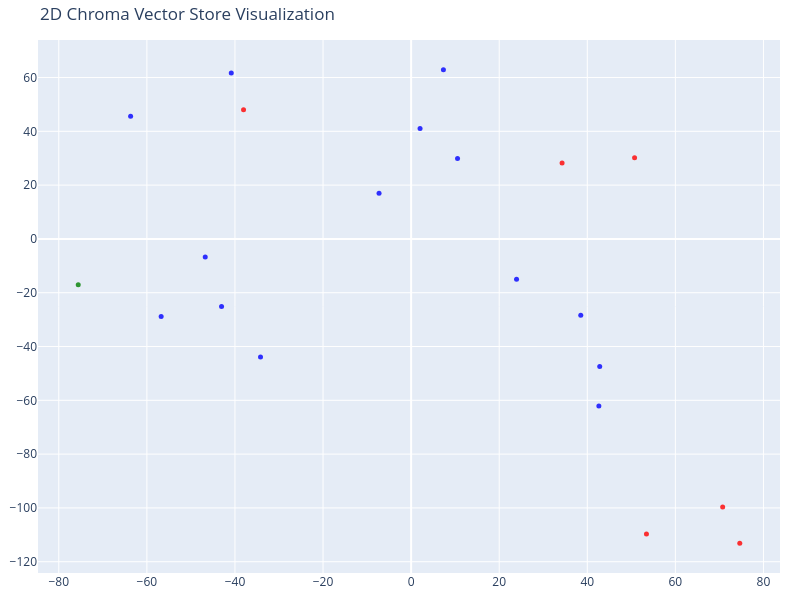

Here is the notebook cell this chart was saved with:
### Code cell
#visualize using t-sne
#pip install --upgrade nbformat
tsne = TSNE(n_components=2, random_state=42, perplexity=5)
#perplexity tells the algorithm how many "nearest neighbors" to look at when trying to cluster your data points together
#n-components tells the algorithm how many dimensions you want your final output to have
#random_state is used to make your results reproducible. The t-SNE algorithm is a bit chaotic

reduced_vectors = tsne.fit_transform(vectors)

#scatter plot
fig = go.Figure(data=[go.Scatter(
    x=reduced_vectors[:, 0],
    y=reduced_vectors[:, 1],
    mode='markers',
    marker=dict(size=5, color=colors, opacity=0.8),
    text=[f"Type: {t}<br>Text: {d[:100]}..." for t, d in zip(doc_types, documents)],
    hoverinfo='text'
)])

fig.update_layout(title='2D Chroma Vector Store Visualization',
    scene=dict(xaxis_title='x',yaxis_title='y'),
    width=800,
    height=600,
    margin=dict(r=20, b=10, l=10, t=40)
)

fig.show()

### Figure 1 — Plotly figure (JSON) as saved in the notebook; plotly's stock layout.template omitted (floating-point values rounded to 4 significant figures)
{"data": [{"hoverinfo": "text", "marker": {"color": ["blue", "blue", "blue", "blue", "blue", "blue", "blue", "blue", "blue", "blue", "blue", "blue", "blue", "blue", "green", "red", "red", "red", "red", "red", "red"], "opacity": 0.8, "size": 5}, "mode": "markers", "text": ["Type: company<br>Text: # About RivanCyber\n\n**Cisco • CompTIA • CCNA • CCNP • Fullstack** *Flexible Weekend & Evening Schedu...", "Type: company<br>Text: ### 👁️ Vision\nTo be the leading catalyst for tech talent acceleration in Southeast Asia, recognized ...", "Type: company<br>Text: ---\n\n### 💡 Why Choose Us?\n\n* **Practitioner-Led Instruction:** Training is conducted exclusively by ...", "Type: company<br>Text: ---\n\n### ⚖️ Our Core Values\n\n* **Excellence:** We maintain the highest standards in our curriculum, ...", "Type: company<br>Text: ---\n\n### 👥 Who We Serve\n\n* **Career Switchers:** Individuals looking to break into the lucrative fie...", "Type: company<br>Text: # Training Programs and Courses\n\nRivan offers specialized training tracks designed to equip students...", "Type: company<br>Text: * **🌐 Network Training & Automation:** Master the fundamentals and advanced concepts of routing, swi...", "Type: company<br>Text: * **💻 Software Development:** Build clean, scalable, production-grade applications[cite: 2]. Gain ha...", "Type: company<br>Text: ---\n\n### 📚 Detailed Course Catalog\n\n#### Network Training & Automation\n* **CCNA (200-301 CCNA v1.1):...", "Type: company<br>Text: #### Software Development & IT Management\n* **Full Stack Development:** Front end to back end: React...", "Type: company<br>Text: Programs include effective reviewers and dedicated practical labs optimized for certification prepar...", "Type: company<br>Text: ---\n\n### 📋 Class Policies & Availability\n\n* **Batch Limitations:** To ensure a quality hands-on expe...", "Type: company<br>Text: # Company Overview\n\nRivan is an established IT training provider with a 26-year track record in the ...", "Type: company<br>Text: ### Trusted Partners and Clients\nRivan is trusted by learners and teams across major technology bran...", "Type: contacts<br>Text: # Contact Information\n\nFor inquiries regarding training schedules, program details, and batch reserv...", "Type: services<br>Text: # Services & Special Offers\n\nWe supply enterprise-grade hardware from industry-leading tech brands—b...", "Type: services<br>Text: ---\n\n### 🌐 Products We Supply (Philippines)\n\n#### 1. Cisco Enterprise Networking\n* **Catalyst Series...", "Type: services<br>Text: #### 2. Cisco Meraki (Cloud-Managed)\n* **Security & SD-WAN Appliances:**\n  * **MX64 Security Applian...", "Type: services<br>Text: #### 4. Fortinet Solutions\n* **FortiGate Series:**\n  * **FortiGate 60E Firewall** (Next-Gen Firewall...", "Type: services<br>Text: ---\n\n### 🏗️ Infrastructure & Equipment Services\n\n* **Real Enterprise Gear:** Students and corporate ...", "Type: services<br>Text: ---\n\n### 🎁 Special Training Perks\n\n* **🔄 2-Year Sit-in Validity:** We support long-term mastery. Off..."], "type": "scatter", "x": [-56.76, 7.33, 10.54, 2.026, -7.286, -46.75, 42.82, 38.52, 42.63, 23.94, -40.83, -63.69, -43.04, -34.19, -75.59, 50.74, 53.43, 70.74, 74.62, 34.28, -38.05], "y": [-28.83, 62.88, 29.86, 41.08, 16.97, -6.735, -47.41, -28.38, -62.12, -15.03, 61.7, 45.57, -25.14, -43.9, -17.05, 30.2, -109.7, -99.7, -113.1, 28.23, 48.04]}], "layout": {"height": 600, "margin": {"b": 10, "l": 10, "r": 20, "t": 40}, "scene": {"xaxis": {"title": {"text": "x"}}, "yaxis": {"title": {"text": "y"}}}, "title": {"text": "2D Chroma Vector Store Visualization"}, "width": 800}}
